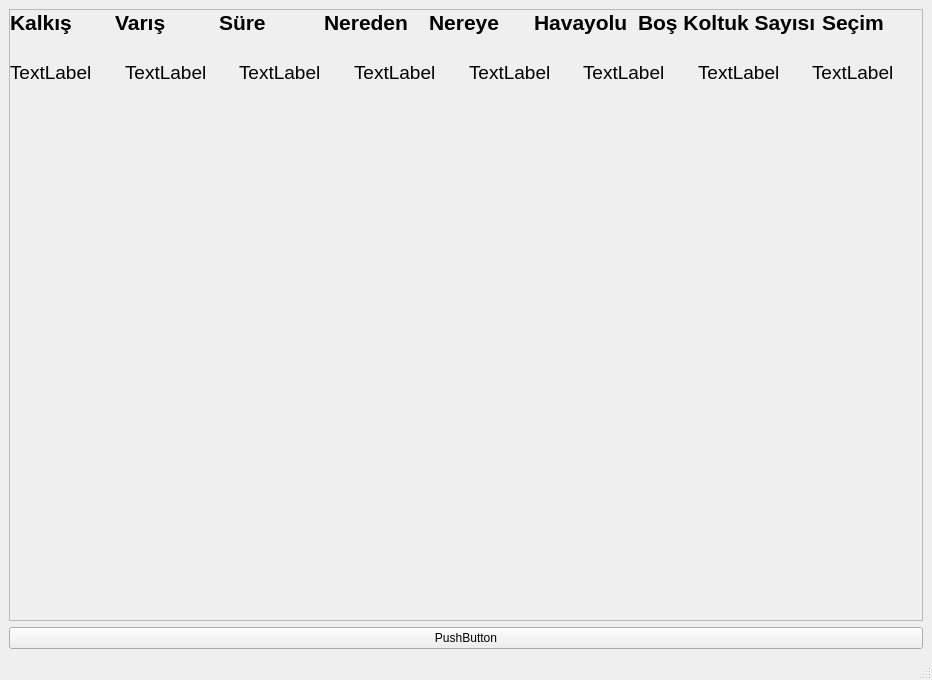
<?xml version="1.0" encoding="UTF-8"?>
<ui version="4.0">
 <class>MainWindow</class>
 <widget class="QMainWindow" name="MainWindow">
  <property name="geometry">
   <rect>
    <x>0</x>
    <y>0</y>
    <width>932</width>
    <height>680</height>
   </rect>
  </property>
  <property name="windowTitle">
   <string>MainWindow</string>
  </property>
  <widget class="QWidget" name="centralwidget">
   <layout class="QVBoxLayout" name="verticalLayout_4">
    <item>
     <layout class="QVBoxLayout" name="verticalLayout">
      <item>
       <widget class="QScrollArea" name="scrollArea">
        <property name="widgetResizable">
         <bool>true</bool>
        </property>
        <widget class="QWidget" name="scrollAreaWidgetContents">
         <property name="geometry">
          <rect>
           <x>0</x>
           <y>0</y>
           <width>910</width>
           <height>586</height>
          </rect>
         </property>
         <widget class="QWidget" name="verticalLayoutWidget">
          <property name="geometry">
           <rect>
            <x>0</x>
            <y>0</y>
            <width>911</width>
            <height>581</height>
           </rect>
          </property>
          <layout class="QVBoxLayout" name="verticalLayout_2">
           <item>
            <layout class="QHBoxLayout" name="horizontalLayout_2">
             <item>
              <widget class="QLabel" name="label_3">
               <property name="sizePolicy">
                <sizepolicy hsizetype="Minimum" vsizetype="Minimum">
                 <horstretch>0</horstretch>
                 <verstretch>0</verstretch>
                </sizepolicy>
               </property>
               <property name="font">
                <font>
                 <pointsize>16</pointsize>
                 <weight>75</weight>
                 <bold>true</bold>
                </font>
               </property>
               <property name="text">
                <string>Kalkış</string>
               </property>
              </widget>
             </item>
             <item>
              <widget class="QLabel" name="label_4">
               <property name="sizePolicy">
                <sizepolicy hsizetype="Minimum" vsizetype="Minimum">
                 <horstretch>0</horstretch>
                 <verstretch>0</verstretch>
                </sizepolicy>
               </property>
               <property name="font">
                <font>
                 <pointsize>16</pointsize>
                 <weight>75</weight>
                 <bold>true</bold>
                </font>
               </property>
               <property name="text">
                <string>Varış</string>
               </property>
              </widget>
             </item>
             <item>
              <widget class="QLabel" name="label_5">
               <property name="sizePolicy">
                <sizepolicy hsizetype="Minimum" vsizetype="Minimum">
                 <horstretch>0</horstretch>
                 <verstretch>0</verstretch>
                </sizepolicy>
               </property>
               <property name="font">
                <font>
                 <pointsize>16</pointsize>
                 <weight>75</weight>
                 <bold>true</bold>
                </font>
               </property>
               <property name="text">
                <string>Süre</string>
               </property>
              </widget>
             </item>
             <item>
              <widget class="QLabel" name="label_6">
               <property name="sizePolicy">
                <sizepolicy hsizetype="Minimum" vsizetype="Minimum">
                 <horstretch>0</horstretch>
                 <verstretch>0</verstretch>
                </sizepolicy>
               </property>
               <property name="font">
                <font>
                 <pointsize>16</pointsize>
                 <weight>75</weight>
                 <bold>true</bold>
                </font>
               </property>
               <property name="text">
                <string>Nereden</string>
               </property>
              </widget>
             </item>
             <item>
              <widget class="QLabel" name="label_7">
               <property name="sizePolicy">
                <sizepolicy hsizetype="Minimum" vsizetype="Minimum">
                 <horstretch>0</horstretch>
                 <verstretch>0</verstretch>
                </sizepolicy>
               </property>
               <property name="font">
                <font>
                 <pointsize>16</pointsize>
                 <weight>75</weight>
                 <bold>true</bold>
                </font>
               </property>
               <property name="text">
                <string>Nereye</string>
               </property>
              </widget>
             </item>
             <item>
              <widget class="QLabel" name="label_2">
               <property name="sizePolicy">
                <sizepolicy hsizetype="Minimum" vsizetype="Minimum">
                 <horstretch>0</horstretch>
                 <verstretch>0</verstretch>
                </sizepolicy>
               </property>
               <property name="font">
                <font>
                 <pointsize>16</pointsize>
                 <weight>75</weight>
                 <bold>true</bold>
                </font>
               </property>
               <property name="text">
                <string>Havayolu</string>
               </property>
              </widget>
             </item>
             <item>
              <widget class="QLabel" name="label_8">
               <property name="sizePolicy">
                <sizepolicy hsizetype="Minimum" vsizetype="Minimum">
                 <horstretch>0</horstretch>
                 <verstretch>0</verstretch>
                </sizepolicy>
               </property>
               <property name="font">
                <font>
                 <pointsize>16</pointsize>
                 <weight>75</weight>
                 <bold>true</bold>
                </font>
               </property>
               <property name="text">
                <string>Boş Koltuk Sayısı</string>
               </property>
               <property name="wordWrap">
                <bool>false</bool>
               </property>
              </widget>
             </item>
             <item>
              <widget class="QLabel" name="label">
               <property name="sizePolicy">
                <sizepolicy hsizetype="Minimum" vsizetype="Minimum">
                 <horstretch>0</horstretch>
                 <verstretch>0</verstretch>
                </sizepolicy>
               </property>
               <property name="font">
                <font>
                 <pointsize>16</pointsize>
                 <weight>75</weight>
                 <bold>true</bold>
                </font>
               </property>
               <property name="text">
                <string>Seçim</string>
               </property>
              </widget>
             </item>
            </layout>
           </item>
           <item>
            <spacer name="verticalSpacer">
             <property name="orientation">
              <enum>Qt::Vertical</enum>
             </property>
             <property name="sizeType">
              <enum>QSizePolicy::MinimumExpanding</enum>
             </property>
             <property name="sizeHint" stdset="0">
              <size>
               <width>20</width>
               <height>20</height>
              </size>
             </property>
            </spacer>
           </item>
           <item>
            <layout class="QHBoxLayout" name="horizontalLayout">
             <item>
              <widget class="QLabel" name="label_13">
               <property name="font">
                <font>
                 <pointsize>14</pointsize>
                </font>
               </property>
               <property name="text">
                <string>TextLabel</string>
               </property>
              </widget>
             </item>
             <item>
              <widget class="QLabel" name="label_14">
               <property name="font">
                <font>
                 <pointsize>14</pointsize>
                </font>
               </property>
               <property name="text">
                <string>TextLabel</string>
               </property>
              </widget>
             </item>
             <item>
              <widget class="QLabel" name="label_15">
               <property name="font">
                <font>
                 <pointsize>14</pointsize>
                </font>
               </property>
               <property name="text">
                <string>TextLabel</string>
               </property>
              </widget>
             </item>
             <item>
              <widget class="QLabel" name="label_16">
               <property name="font">
                <font>
                 <pointsize>14</pointsize>
                </font>
               </property>
               <property name="text">
                <string>TextLabel</string>
               </property>
              </widget>
             </item>
             <item>
              <widget class="QLabel" name="label_12">
               <property name="font">
                <font>
                 <pointsize>14</pointsize>
                </font>
               </property>
               <property name="text">
                <string>TextLabel</string>
               </property>
              </widget>
             </item>
             <item>
              <widget class="QLabel" name="label_11">
               <property name="font">
                <font>
                 <pointsize>14</pointsize>
                </font>
               </property>
               <property name="text">
                <string>TextLabel</string>
               </property>
              </widget>
             </item>
             <item>
              <widget class="QLabel" name="label_10">
               <property name="font">
                <font>
                 <pointsize>14</pointsize>
                </font>
               </property>
               <property name="text">
                <string>TextLabel</string>
               </property>
              </widget>
             </item>
             <item>
              <widget class="QLabel" name="label_9">
               <property name="font">
                <font>
                 <pointsize>14</pointsize>
                </font>
               </property>
               <property name="text">
                <string>TextLabel</string>
               </property>
              </widget>
             </item>
            </layout>
           </item>
           <item>
            <spacer name="verticalSpacer_2">
             <property name="orientation">
              <enum>Qt::Vertical</enum>
             </property>
             <property name="sizeHint" stdset="0">
              <size>
               <width>20</width>
               <height>1000</height>
              </size>
             </property>
            </spacer>
           </item>
          </layout>
         </widget>
        </widget>
       </widget>
      </item>
      <item>
       <layout class="QHBoxLayout" name="horizontalLayout_3">
        <item>
         <widget class="QPushButton" name="pushButton">
          <property name="text">
           <string>PushButton</string>
          </property>
         </widget>
        </item>
       </layout>
      </item>
     </layout>
    </item>
   </layout>
  </widget>
  <widget class="QMenuBar" name="menubar">
   <property name="geometry">
    <rect>
     <x>0</x>
     <y>0</y>
     <width>932</width>
     <height>21</height>
    </rect>
   </property>
  </widget>
  <widget class="QStatusBar" name="statusbar"/>
 </widget>
 <resources/>
 <connections/>
</ui>
